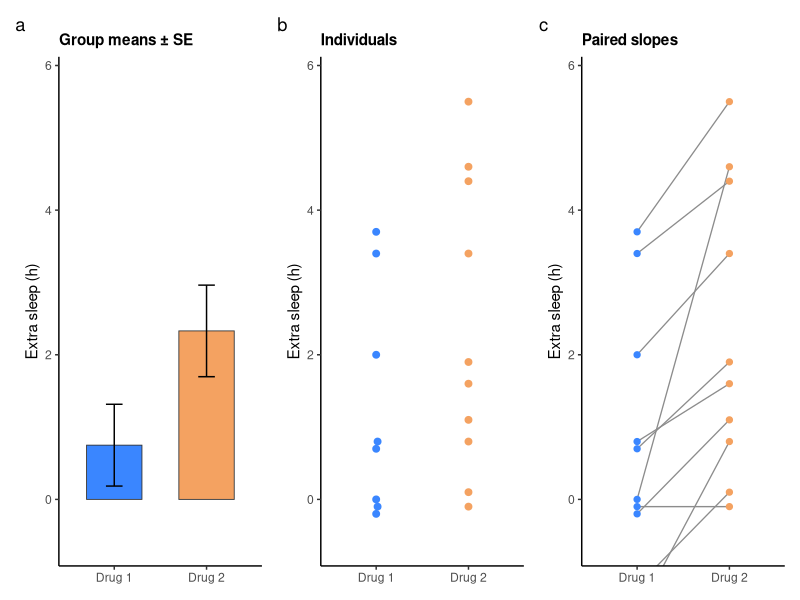
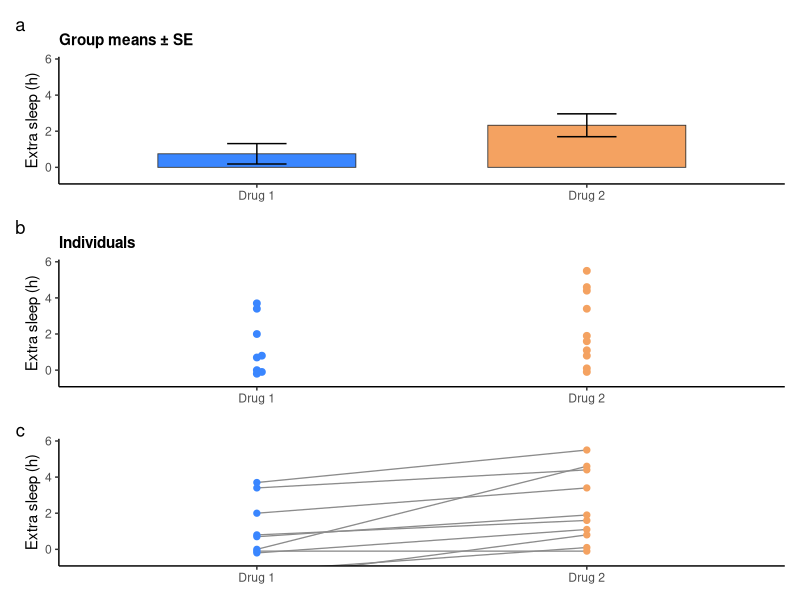
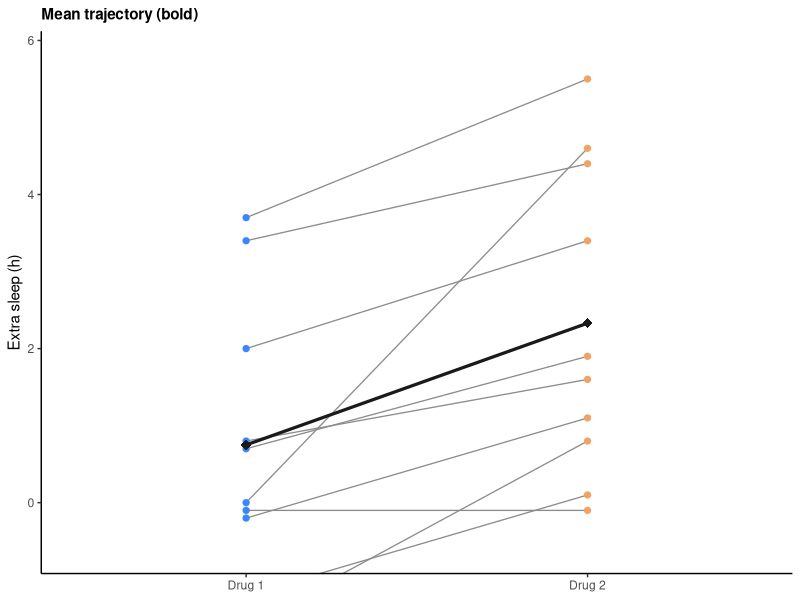

R code for these plots, in order:
## ---- chunk 1
# Installing necessary packages
if (!requireNamespace("tidyverse", quietly = TRUE)) {
  install.packages("tidyverse")
}
if (!requireNamespace("ggbeeswarm", quietly = TRUE)) {
  install.packages("ggbeeswarm")
}
if (!requireNamespace("patchwork", quietly = TRUE)) {
  install.packages("patchwork")
}

# Load packages
library(tidyverse)
library(ggbeeswarm)
library(patchwork)
## ---- chunk 2
data("sleep")

sleep_data <- sleep |>
  mutate(group = factor(group, labels = c("Drug 1", "Drug 2")),
         ID = factor(ID))

head(sleep_data, 4)
## ---- chunk 3
panel_colors <- c("Drug 1" = "#3a86ff", "Drug 2" = "#f4a261")
panel_theme <- theme_classic(base_size = 11) +
  theme(legend.position = "none",
        plot.title = element_text(size = 11, face = "bold"))
shared_range <- coord_cartesian(ylim = c(-0.6, 5.8))

summary_stats <- sleep_data |>
  group_by(group) |>
  summarise(mean_extra = mean(extra), se = sd(extra) / sqrt(n()), .groups = "drop")
## ---- chunk 4
#| label: fig-1.1ComboPanels
#| fig-cap: "sleep 研究的柱状/蜂群/配对折线三面板"
#| out.width: "100%"
#| warning: false
#| message: false
#| fig-width: 10
#| fig-height: 4

panel_a <- ggplot(summary_stats, aes(group, mean_extra, fill = group)) +
  geom_col(width = .6, colour = "grey20", linewidth = .3) +
  geom_errorbar(aes(ymin = mean_extra - se, ymax = mean_extra + se),
                width = .18, linewidth = .5) +
  scale_fill_manual(values = panel_colors) +
  labs(x = NULL, y = "Extra sleep (h)", title = "Group means ± SE") +
  panel_theme + shared_range

panel_b <- ggplot(sleep_data, aes(group, extra, colour = group)) +
  geom_beeswarm(cex = 1.6, size = 2) +
  scale_colour_manual(values = panel_colors) +
  labs(x = NULL, y = "Extra sleep (h)", title = "Individuals") +
  panel_theme + shared_range

panel_c <- ggplot(sleep_data, aes(group, extra, group = ID)) +
  geom_line(colour = "grey55", linewidth = .45) +
  geom_point(aes(colour = group), size = 1.8) +
  scale_colour_manual(values = panel_colors) +
  labs(x = NULL, y = "Extra sleep (h)", title = "Paired slopes") +
  panel_theme + shared_range

panel_a + panel_b + panel_c + plot_annotation(tag_levels = "a")
## ---- chunk 5
#| label: fig-1.2StackedCombo
#| fig-cap: "带配对 t 检验标注的纵向组合面板"
#| out.width: "60%"
#| warning: false
#| message: false
#| fig-width: 4.2
#| fig-height: 10

wide <- sleep_data |>
  select(ID, group, extra) |>
  pivot_wider(names_from = group, values_from = extra)
paired_test <- t.test(wide[["Drug 2"]], wide[["Drug 1"]], paired = TRUE)
test_label <- sprintf("paired t-test: p = %.3f, mean diff = %.2f h",
                      paired_test$p.value, diff(rev(paired_test$estimate)))

panel_c2 <- panel_c +
  labs(title = NULL) +
  annotate("text", x = 1.5, y = 5.6, label = test_label, size = 3.2)

panel_a + panel_b + panel_c2 +
  plot_layout(ncol = 1) +
  plot_annotation(tag_levels = "a")
## ---- chunk 6
#| label: fig-1.3MeanTrajectory
#| fig-cap: "高亮均值轨迹的配对斜率图"
#| out.width: "70%"
#| warning: false
#| message: false
#| fig-width: 5
#| fig-height: 5

panel_c +
  stat_summary(aes(group = 1), fun = mean, geom = "line",
               colour = "grey10", linewidth = 1.1) +
  stat_summary(aes(group = 1), fun = mean, geom = "point",
               shape = 18, size = 3.2, colour = "grey10") +
  labs(title = "Mean trajectory (bold)")
